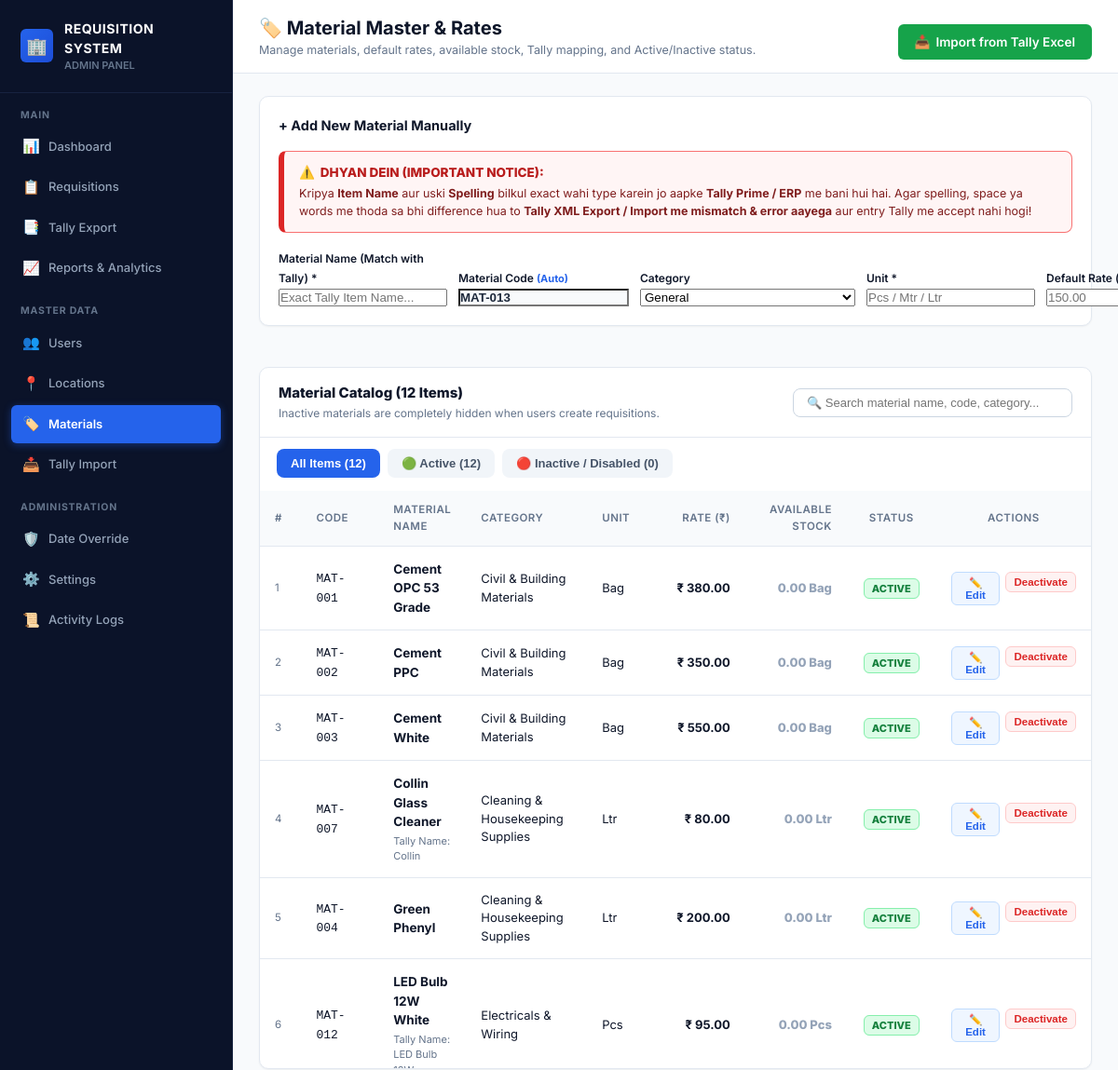
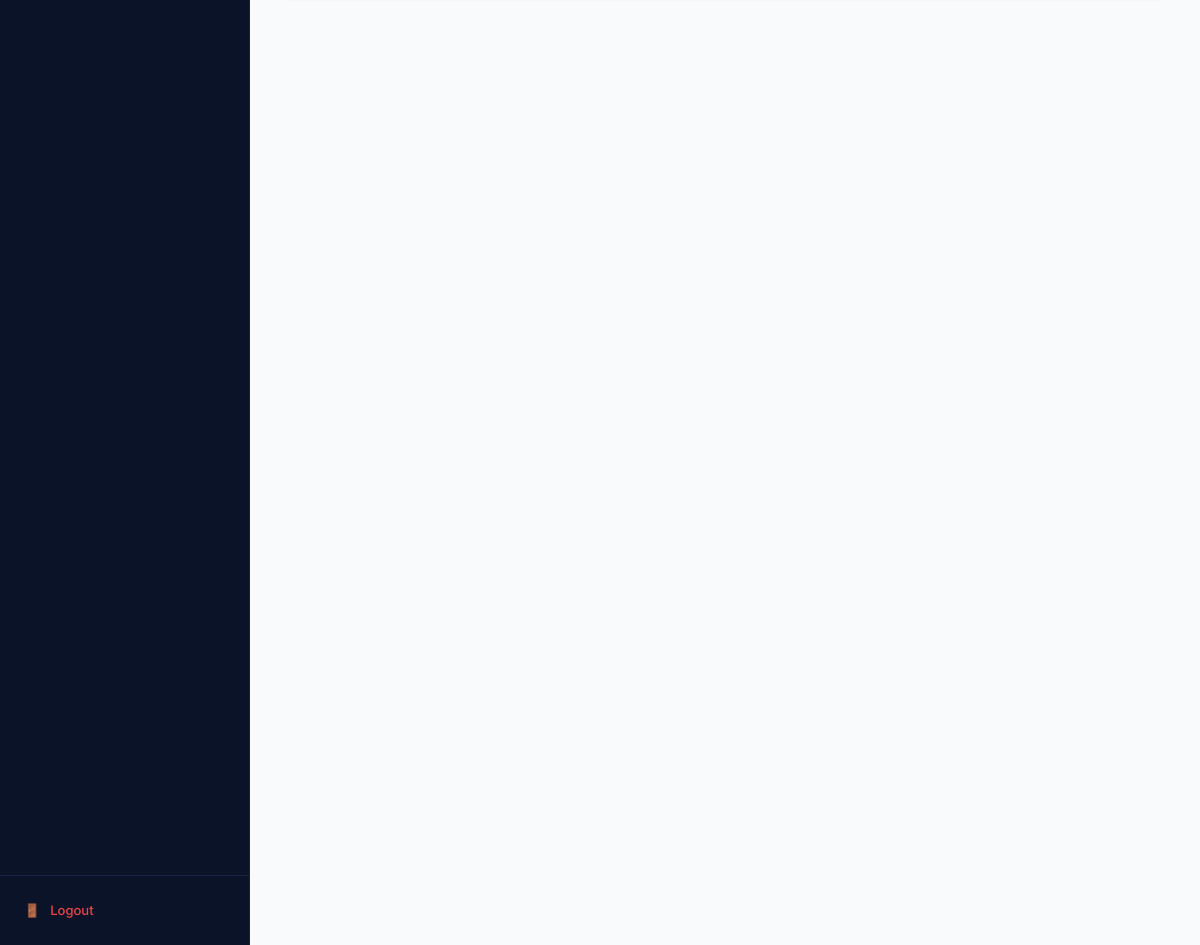
Page /admin/materials.php (signed in) on the committed database (2 pictures, top to bottom).
### tables this page shows
CREATE TABLE IF NOT EXISTS materials (
    id INT UNSIGNED AUTO_INCREMENT PRIMARY KEY,
    name VARCHAR(150) NOT NULL,
    code VARCHAR(50) NOT NULL UNIQUE,
    category_id INT UNSIGNED NULL,
    unit VARCHAR(30) NOT NULL,
    default_rate DECIMAL(10, 2) NOT NULL DEFAULT 0.00,
    tally_item_name VARCHAR(150) NULL,
    tally_item_code VARCHAR(50) NULL,
    status ENUM('ACTIVE', 'PENDING_APPROVAL', 'INACTIVE') NOT NULL DEFAULT 'ACTIVE',
    created_at TIMESTAMP DEFAULT CURRENT_TIMESTAMP,
    updated_at TIMESTAMP DEFAULT CURRENT_TIMESTAMP ON UPDATE CURRENT_TIMESTAMP,
    FOREIGN KEY (category_id) REFERENCES material_categories(id) ON DELETE SET NULL,
    INDEX idx_material_code (code),
    INDEX idx_material_name (name),
    INDEX idx_material_status (status)
);

CREATE TABLE IF NOT EXISTS material_categories (
    id INT UNSIGNED AUTO_INCREMENT PRIMARY KEY,
    name VARCHAR(100) NOT NULL UNIQUE,
    status ENUM('ACTIVE', 'INACTIVE') NOT NULL DEFAULT 'ACTIVE',
    created_at TIMESTAMP DEFAULT CURRENT_TIMESTAMP
);

### services/AdminService.php (called while the page is built, shortened)
<?php
require_once __DIR__ . '/../core/Database.php';
class AdminService {
    public static function generateNextMaterialCode(): string {
        $sql = "SELECT code FROM materials WHERE code LIKE 'MAT-%' ORDER BY id DESC";
        $rows = Database::query($sql);
        $maxNum = 0;
        foreach ($rows as $r) {
            if (preg_match('/^MAT-(\d+)$/i', trim($r['code']), $matches)) {
                $val = (int)$matches[1];
                if ($val > $maxNum) {
                    $maxNum = $val;
                }
            }
        }
        $next = $maxNum + 1;
        return 'MAT-' . str_pad((string)$next, 3, '0', STR_PAD_LEFT);
    }
}

### core/Database.php (called while the page is built, shortened)
<?php
class Database {
    private static ?PDO $instance = null;
    public static function getConnection(): PDO {
        if (self::$instance === null) {
            $config = require __DIR__ . '/../config/database.php';
            $dsn = "mysql:host={$config['host']};port={$config['port']};dbname={$config['database']};charset={$config['charset']}";
            try {
                self::$instance = new PDO($dsn, $config['username'], $config['password'], $config['options']);
            } catch (PDOException $e) {
                error_log("Database Connection Failed: " . $e->getMessage());
                throw new Exception("Database connection could not be established. Please check server configuration.");
            }
        }
        return self::$instance;
    }
    public static function query(string $sql, array $params = []): array {
        $stmt = self::getConnection()->prepare($sql);
        $stmt->execute($params);
        return $stmt->fetchAll();
    }
}

### admin/materials.php (the view, shortened to what this page needs)
<?php
require_once __DIR__ . '/../core/Database.php';
require_once __DIR__ . '/../services/AdminService.php';
$materials = Database::query("SELECT m.*, c.name AS category_name
                              FROM materials m
                              LEFT JOIN material_categories c ON m.category_id = c.id
                              ORDER BY m.name ASC");
$nextMaterialCode = AdminService::generateNextMaterialCode();
$totalCount = count($materials);
$activeCount = count(array_filter($materials, fn($m) => $m['status'] === 'ACTIVE'));
$inactiveCount = $totalCount - $activeCount;
?>
<!DOCTYPE html>
<html lang="en">
<head>
    <link rel="stylesheet" href="/assets/css/admin.css">
</head>
<body>
<div class="app-container">
    <?php require __DIR__ . '/includes/sidebar.php'; ?>
    <div class="main-wrapper">
        <header class="top-navbar">
            <div class="nav-title-block">
                <h1>🏷️ Material Master & Rates</h1>
                <p>Manage materials, default rates, available stock, Tally mapping, and Active/Inactive status.</p>
            </div>
            <div class="nav-actions">
                <a href="/admin/material_import.php" class="btn-open-override" style="background: #16a34a; padding: 9px 18px; text-decoration: none; display: flex; align-items: center; gap: 6px;">
                    <span>📥</span> Import from Tally Excel
                </a>
            </div>
        </header>
        <main class="dashboard-content">
            <div class="card-box" style="margin-bottom: 20px;">
                <div class="card-box-header">
                    <span class="card-box-title">+ Add New Material Manually</span>
                </div>
                <div class="tally-warning-banner">
                    <div class="warning-title">
                        <span>⚠️</span> <span>DHYAN DEIN (IMPORTANT NOTICE):</span>
                    </div>
                    <div class="warning-desc">
                        Kripya <strong>Item Name</strong> aur uski <strong>Spelling</strong> bilkul exact wahi type karein jo aapke <strong>Tally Prime / ERP</strong> me bani hui hai. Agar spelling, space ya words me thoda sa bhi difference hua to <strong>Tally XML Export / Import me mismatch & error aayega</strong> aur entry Tally me accept nahi hogi!
                    </div>
                </div>
                <form method="POST" style="display: grid; grid-template-columns: 2fr 1fr 1fr 1fr 1fr auto; gap: 12px; align-items: flex-end;">
                    <div class="form-group">
                        <label style="font-size: 12px; font-weight: 600;">Material Name (Match with Tally) *</label>
                        <input type="text" name="name" class="form-control" placeholder="Exact Tally Item Name..." required>
                    </div>
                    <div class="form-group">
                        <label style="font-size: 12px; font-weight: 600;">Material Code <span style="color: #2563eb; font-weight: 700; font-size: 11px;">(Auto)</span></label>
                        <input type="text" name="code" class="form-control" value="<?= htmlspecialchars($nextMaterialCode) ?>" placeholder="<?= htmlspecialchars($nextMaterialCode) ?>" required style="background: #f8fafc; font-weight: 700; color: #1e293b;">
                    </div>
                    <div class="form-group">
                        <label style="font-size: 12px; font-weight: 600;">Category</label>
                        <select name="category_id" class="form-control">
                            <option value="">General</option>
                        </select>
                    </div>
                    <div class="form-group">
                        <label style="font-size: 12px; font-weight: 600;">Unit *</label>
                        <input type="text" name="unit" class="form-control" placeholder="Pcs / Mtr / Ltr" required>
                    </div>
                    <div class="form-group">
                        <label style="font-size: 12px; font-weight: 600;">Default Rate (₹) *</label>
                        <input type="number" step="0.01" name="default_rate" class="form-control" placeholder="150.00" required>
                    </div>
                </form>
            </div>
            <div class="table-card">
                <div class="table-header-bar" style="display: flex; justify-content: space-between; align-items: center; flex-wrap: wrap; gap: 12px;">
                    <div>
                        <span style="font-size: 15px; font-weight: 800;">Material Catalog (<?= $totalCount ?> Items)</span>
                        <p style="font-size: 12px; color: var(--text-muted); margin: 2px 0 0 0;">
                            Inactive materials are completely hidden when users create requisitions.
                        </p>
                    </div>
                    <input type="text" id="matSearch" placeholder="🔍 Search material name, code, category..." onkeyup="filterMaterials()" style="padding: 7px 14px; border-radius: 8px; border: 1px solid #cbd5e1; font-size: 13px; width: 300px;">
                </div>
                <div style="padding: 12px 18px 0 18px; background: #ffffff;">
                    <div class="filter-tab-bar">
                        <button type="button" class="tab-btn active" onclick="setTab('ALL', this)">All Items (<?= $totalCount ?>)</button>
                        <button type="button" class="tab-btn" onclick="setTab('ACTIVE', this)">🟢 Active (<?= $activeCount ?>)</button>
                        <button type="button" class="tab-btn" onclick="setTab('INACTIVE', this)">🔴 Inactive / Disabled (<?= $inactiveCount ?>)</button>
                    </div>
                </div>
                <div class="table-responsive" style="max-height: 620px; overflow-y: auto;">
                    <table class="admin-table" id="matTable">
                        <thead>
                            <tr style="position: sticky; top: 0; background: #f8fafc; z-index: 10;">
                                <th style="width: 45px;">#</th>
                                <th style="width: 100px;">Code</th>
                                <th>Material Name</th>
                                <th style="width: 140px;">Category</th>
                                <th style="width: 80px;">Unit</th>
                                <th style="text-align: right; width: 120px;">Rate (₹)</th>
                                <th style="text-align: right; width: 120px;">Available Stock</th>
                                <th style="width: 100px; text-align: center;">Status</th>
                                <th style="width: 180px; text-align: center;">Actions</th>
                            </tr>
                        </thead>
                        <tbody>
                            <?php foreach ($materials as $idx => $m):
                                $isActive = ($m['status'] === 'ACTIVE');
                            ?>
                                <tr class="mat-row" data-status="<?= $m['status'] ?>" data-search="<?= strtolower(htmlspecialchars($m['name'] . ' ' . $m['code'] . ' ' . ($m['category_name'] ?? ''))) ?>">
                                    <td style="color: var(--text-muted); font-size: 11.5px;"><?= $idx + 1 ?></td>
                                    <td><code><?= htmlspecialchars($m['code']) ?></code></td>
                                    <td>
                                        <strong style="color: <?= $isActive ? '#0f172a' : '#94a3b8' ?>; font-size: 13.5px;"><?= htmlspecialchars($m['name']) ?></strong>
                                        <?php if (!empty($m['tally_item_name']) && $m['tally_item_name'] !== $m['name']): ?>
                                            <div style="font-size: 11px; color: var(--text-muted); margin-top: 2px;">
                                                Tally Name: <?= htmlspecialchars($m['tally_item_name']) ?>
                                            </div>
                                        <?php endif; ?>
                                    </td>
                                    <td><?= htmlspecialchars($m['category_name'] ?? 'General') ?></td>
                                    <td><?= htmlspecialchars($m['unit']) ?></td>
                                    <td style="text-align: right; font-weight: 700;">₹ <?= number_format($m['default_rate'], 2) ?></td>
                                    <td style="text-align: right; font-weight: 800; color: <?= ($m['current_stock'] > 0) ? '#16a34a' : '#94a3b8' ?>;">
                                        <?= number_format($m['current_stock'] ?? 0, 2) ?> <?= htmlspecialchars($m['unit']) ?>
                                    </td>
                                    <td style="text-align: center;">
                                        <?php if ($isActive): ?>
                                            <span style="font-size: 11px; font-weight: 800; padding: 3px 8px; border-radius: 6px; background: #dcfce7; color: #15803d; border: 1px solid #86efac;">
                                                ACTIVE
                                            </span>
                                        <?php else: ?>
                                            <span style="font-size: 11px; font-weight: 800; padding: 3px 8px; border-radius: 6px; background: #fee2e2; color: #b91c1c; border: 1px solid #fca5a5;">
                                                INACTIVE
                                            </span>
                                        <?php endif; ?>
                                    </td>
                                    <td style="text-align: center;">
                                        <div style="display: inline-flex; gap: 6px;">
                                            <button type="button" class="btn-action-sm btn-edit" onclick="openEditModal(<?= htmlspecialchars(json_encode($m)) ?>)">
                                                ✏️ Edit
                                            </button>
                                            <form method="POST" style="margin: 0;" onsubmit="return confirm('Kya aap is material ko <?= $isActive ? 'DEACTIVATE' : 'ACTIVATE' ?> karna chahte hain?')">
                                                <?php if ($isActive): ?>
                                                    <button type="submit" class="btn-action-sm btn-deactivate" title="Hide from requisition creation">
                                                        Deactivate
                                                    </button>
                                                <?php else: ?>
                                                    <button type="submit" class="btn-action-sm btn-activate" title="Make available for requisitions">
                                                        Activate
                                                    </button>
                                                <?php endif; ?>
                                            </form>
                                        </div>
                                    </td>
                                </tr>
                            <?php endforeach; ?>
                        </tbody>
                    </table>
                </div>
            </div>
        </main>
    </div>
</div>
</body>
</html>

### rows in the picture
materials: code "MAT-001", name "Cement OPC 53 Grade", category.name "Civil & Building Materials", unit "Bag", default_rate "380.00", current_stock "0.00", status "ACTIVE"
materials: code "MAT-002", name "Cement PPC", category.name "Civil & Building Materials", unit "Bag", default_rate "350.00", current_stock "0.00", status "ACTIVE"
materials: code "MAT-003", name "Cement White", category.name "Civil & Building Materials", unit "Bag", default_rate "550.00", current_stock "0.00", status "ACTIVE"
materials: code "MAT-007", name "Collin Glass Cleaner", tally_item_name "Collin", category.name "Cleaning & Housekeeping Supplies", unit "Ltr", default_rate "80.00", current_stock "0.00", status "ACTIVE"
materials: code "MAT-004", name "Green Phenyl", category.name "Cleaning & Housekeeping Supplies", unit "Ltr", default_rate "200.00", current_stock "0.00", status "ACTIVE"
materials: code "MAT-012", name "LED Bulb 12W White", tally_item_name "LED Bulb…", category.name "Electricals & Wiring", unit "Pcs", default_rate "95.00", current_stock "0.00", status "ACTIVE"

### other values in the picture
$totalCount "12"
$activeCount "12"
$inactiveCount "0"
